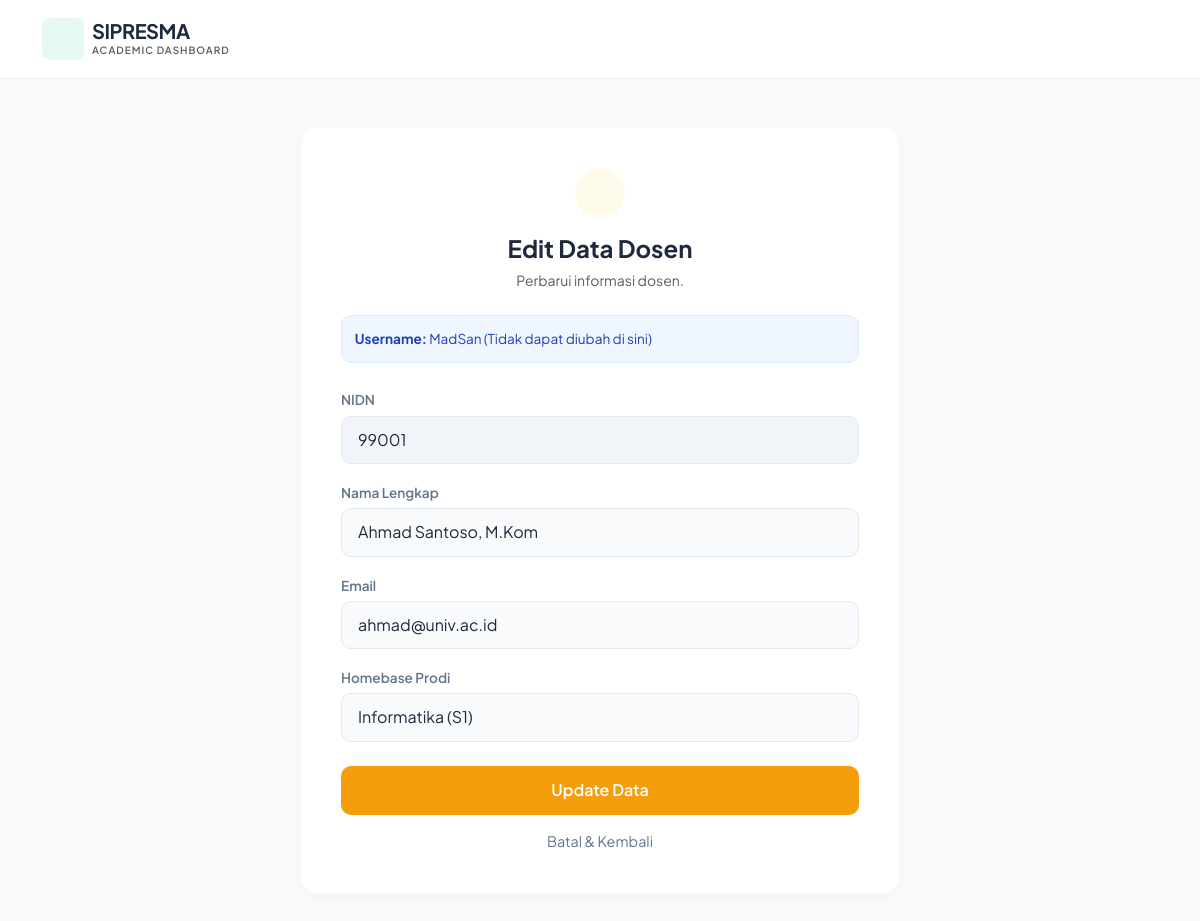
Page /dosen/update.php?nidn=99001 (signed in) on the committed database.
### tables this page shows
CREATE TABLE `dosen` (
  `nidn` varchar(20) NOT NULL,
  `id_user` int(11) NOT NULL,
  `id_prodi` int(11) NOT NULL,
  `nama_lengkap` varchar(100) NOT NULL,
  `email` varchar(100) DEFAULT NULL
);

CREATE TABLE `user` (
  `id_user` int(11) NOT NULL,
  `username` varchar(50) NOT NULL,
  `password` varchar(255) NOT NULL,
  `role` enum('admin','dosen','mahasiswa') NOT NULL,
  `created_at` timestamp NOT NULL DEFAULT current_timestamp()
);

### dosen/update.php (the view, shortened to what this page needs)
<?php
include '../config/koneksi.php';
$nidn = $_GET['nidn'];
$query = mysqli_query($koneksi, "SELECT * FROM dosen JOIN user ON dosen.id_user = user.id_user WHERE dosen.nidn = '$nidn'");
$data = mysqli_fetch_array($query);
?>
<!DOCTYPE html>
<html lang="id">
<head>
    <link href="https://cdn.jsdelivr.net/npm/bootstrap@5.3.0/dist/css/bootstrap.min.css" rel="stylesheet">
</head>
<body>
    <nav class="navbar navbar-expand-lg navbar-clean">
        <div class="container">
            <a class="navbar-brand d-flex align-items-center gap-2" href="#">
                <div class="logo-box"><iconify-icon icon="solar:infinity-bold" style="font-size: 1.5rem;"></iconify-icon></div>
                <div><h5 class="fw-bold mb-0 brand-text">SIPRESMA</h5><p class="mb-0 text-muted" style="font-size: 10px; font-weight: 600; letter-spacing: 1px;">ACADEMIC DASHBOARD</p></div>
            </a>
        </div>
    </nav>
    <div class="container">
        <div class="card-modern">
            <div class="text-center mb-4">
                <div style="width: 50px; height: 50px; background: #fffbeb; color: var(--warning); border-radius: 50%; display: flex; align-items: center; justify-content: center; margin: 0 auto 1rem;">
                </div>
                <h4 class="fw-bold">Edit Data Dosen</h4>
                <p class="text-muted small">Perbarui informasi dosen.</p>
            </div>
            <form method="POST">
                <div class="alert-info-soft">
                    <strong>Username:</strong> <?php echo $data['username']; ?> (Tidak dapat diubah di sini)
                </div>
                <div class="mb-3">
                    <label class="form-label">NIDN</label>
                    <input type="text" name="nidn" class="form-control" value="<?php echo $data['nidn']; ?>" readonly style="background: #f1f5f9; cursor: not-allowed;">
                </div>
                <div class="mb-3">
                    <label class="form-label">Nama Lengkap</label>
                    <input type="text" name="nama_lengkap" class="form-control" value="<?php echo $data['nama_lengkap']; ?>" required>
                </div>
                <div class="mb-3">
                    <label class="form-label">Email</label>
                    <input type="email" name="email" class="form-control" value="<?php echo $data['email']; ?>" required>
                </div>
                <div class="mb-4">
                    <label class="form-label">Homebase Prodi</label>
                    <select name="id_prodi" class="form-select">
                        <?php
                        $q_prodi = mysqli_query($koneksi, "SELECT * FROM prodi");
                        while($p = mysqli_fetch_array($q_prodi)){
                            $pilih = ($data['id_prodi'] == $p['id_prodi']) ? 'selected' : '';
                            echo "<option value='$p[id_prodi]' $pilih>$p[nama_prodi] ($p[jenjang])</option>";
                        }
                        ?>
                    </select>
                </div>
                <button type="submit" name="update" class="btn-warning-soft">Update Data</button>
                <a href="index.php" class="btn-back">Batal & Kembali</a>
            </form>
        </div>
    </div>
</body>
</html>

### dosen/update.php (style rules this page uses)
:root { --warning: #f59e0b; --bg-body: #f8fafc; --text-main: #1e293b; --text-muted: #64748b; }
body { font-family: 'Plus Jakarta Sans', sans-serif; background-color: var(--bg-body); color: var(--text-main); }
.navbar-clean { background: white; border-bottom: 1px solid rgba(0,0,0,0.05); padding: 0.8rem 0; }
.logo-box { background: rgba(16, 185, 129, 0.1); color: #10b981; width: 42px; height: 42px; border-radius: 8px; display: flex; align-items: center; justify-content: center; }
.brand-text { color: var(--text-main); letter-spacing: -0.5px; }
.card-modern { background: white; border-radius: 16px; border: 1px solid rgba(0,0,0,0.03); box-shadow: 0 4px 15px rgba(0,0,0,0.03); padding: 2.5rem; max-width: 600px; margin: 3rem auto; }
.form-label { font-weight: 600; font-size: 0.85rem; color: var(--text-muted); margin-bottom: 0.3rem; }
.form-control, .form-select { background: #f8fafc; border: 1px solid #e2e8f0; border-radius: 10px; padding: 0.7rem 1rem; color: var(--text-main); }
.btn-warning-soft { background: var(--warning); color: white; border: none; font-weight: 600; padding: 0.8rem; border-radius: 10px; width: 100%; transition: 0.2s; }
.btn-back { display: block; text-align: center; margin-top: 1rem; color: var(--text-muted); text-decoration: none; font-size: 0.9rem; }
.alert-info-soft { background: #eff6ff; border: 1px solid #dbeafe; color: #1e40af; padding: 0.8rem; border-radius: 10px; font-size: 0.85rem; margin-bottom: 1.5rem; }

### rows in the picture
dosen: id_user.username "MadSan", nidn "99001", nama_lengkap "Ahmad Santoso, M.Kom", email "ahmad@univ.ac.id"

### other values in the picture
form field id_prodi "Informatika (S1)"
